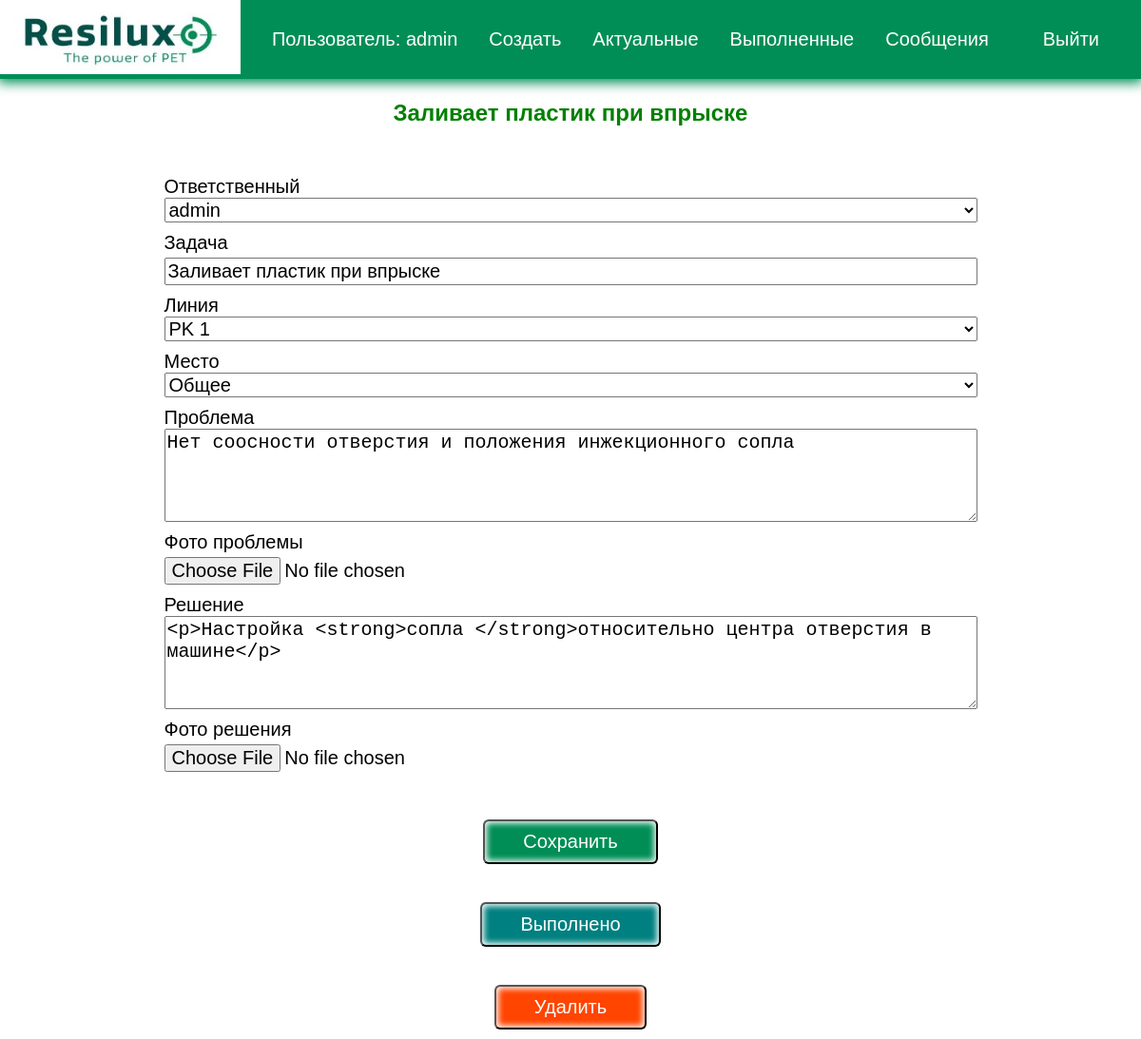
The page /tasks/tasks/9/ (signed in) on the database its author committed.
### tasks/models.py (models this page shows, shortened)
class Task(models.Model):
    title = models.CharField(max_length=100, verbose_name="Задача")
    lines = models.ForeignKey('Lines', on_delete=models.CASCADE, default="", verbose_name="Линия")
    place = models.ForeignKey('Place', on_delete=models.CASCADE, default="", verbose_name="Место")
    memo = models.TextField(blank=True, verbose_name="Проблема")
    memo_images = models.ImageField(upload_to="memo/%Y/%m/%d/", blank=True, verbose_name="Фото проблемы")
    decision = models.TextField(blank=True, verbose_name="Решение")
    decision_images = models.ImageField(upload_to="decision/%Y/%m/%d/", blank=True, verbose_name="Фото решения")
    created = models.DateField(auto_now_add=True, verbose_name="Создано")
    data_complete = models.DateField(blank=True, null=True, verbose_name="Дата решения")
    important = models.BooleanField(default=False, verbose_name="Важность")
    user = models.ForeignKey(User, on_delete=models.CASCADE, verbose_name="Ответственный")
    class Meta:
        verbose_name = "задача"
        verbose_name_plural = "задачи"

class Place(models.Model):
    place = models.CharField(max_length=100, verbose_name="Место")
    def __str__(self):
        return self.place
    class Meta:
        verbose_name = "место"
        verbose_name_plural = "места"

### tasks/views.py (the view, shortened to what this page needs)
# urls.py: path('tasks/<int:tasks_pk>/', views.view_task, name='viewtask'),
@login_required
def view_task(request, tasks_pk):
    task = get_object_or_404(Task, pk=tasks_pk)
    title = "Задача"
    if request.method == "GET":
        form = TaskForm(instance=task)
        contex = {
            'task': task,
            'form': form,
            'title': title,
        }
        return render(request, 'tasks/viewtask.html', contex)

### tasks/forms.py
class TaskForm(ModelForm):
    class Meta:
        model = Task
        fields = ['title', 'user', 'data_complete', 'lines', 'place', 'memo', 'memo_images', 'decision',
                  'decision_images', 'important']
        widgets = {
            'lines': forms.Select(attrs={'class': 'form-input'}),
            'place': forms.Select(attrs={'class': 'form-input'}),
            'memo': forms.Textarea(attrs={'rows': 4}),
            'decision': forms.Textarea(attrs={'rows': 4}),
        }

### tasks/models.py (called while the page is built)
    def __str__(self):
        return self.line

### tasks/templates/tasks/viewtask.html (shortened to what this page needs)
{% extends 'tasks/base.html' %}
{% block content %}
<h2>{{ task.title }}</h2>
<form method="post" class="bg" enctype="multipart/form-data">
    {{ form.user.label }} {{ form.user }}
    {{ form.title.label }} {{ form.title }}
    {{ form.lines.label }} {{ form.lines }}
    {{ form.place.label }} {{ form.place }}
    {{ form.memo.label }} {{ form.memo }}
    {{ form.memo_images.label }} {{ form.memo_images }}
    {{ form.decision.label }} {{ form.decision  }}
    {{ form.decision_images.label }} {{ form.decision_images }}
    <div class="center">
        <button class="btn">Сохранить</button>
    </div>
</form>
<form action="{% url 'completetask' task.id %}" method="post" enctype="multipart/form-data">
    <button class="btn good">Выполнено</button>
</form>
<form action="{% url 'deletetask' task.id %}" method="post" enctype="multipart/form-data">
    <button class="btn remove">Удалить</button>
</form>
</div>
{% endblock %}

### tasks/templates/tasks/base.html (shortened to what this page needs)
<!DOCTYPE html>
{% load static %}
<html lang="ru">
<head>
    <link rel="stylesheet" href="{% static 'css/style.css' %}">
</head>
<body>
<div class="menu">
    <div class="wrap_menu">
        <ul>
            <div class="logo">
                <a href="{% url 'index' %}">
                    <img src="{% static 'tasks/resilux.png' %}" alt="">
                </a>
            </div>
            {% if user.is_authenticated %}
            <li class="logo">Пользователь: {{ user.username}}</li>
            <li><a href="{% url 'createtask' %}">Создать</a></li>
            <li><a href="{% url 'currenttasks' %}">Актуальные</a></li>
            <li><a href="{% url 'completedtasks' %}">Выполненные</a></li>
            <li><a href="{% url 'inbox' %}">Сообщения</a></li>
            <li>
                <form action="{% url 'logoutuser' %}" method="post">
                    <button class="top">Выйти</button>
                </form>
            </li>
            {% else %}
            <li><a href="{% url 'signupuser' %}">Зарегистрироваться</a></li>
            <li><a href="{% url 'completedtasks' %}">Выполненные</a></li>
            <li><a href="{% url 'loginuser' %}">Войти</a></li>
            {% endif %}
        </ul>
    </div>
</div>
<div class="content">
    <div class="wrap">
        {% block content %}
        {% endblock %}
    </div>
</body>
</html>

### tasks/static/css/style.css (style rules this page uses)
body { padding: 0; margin: 0; font-family: Verdana, Geneva, Tahoma, sans-serif; background: #00f291; }
.wrap { max-width: 1400px; margin: auto; padding: 10px 30px; box-sizing: border-box; background: #fff; min-height: 100vh; }
.menu { background: #008e56; box-shadow: 0 2px 12px 2px #008e56; position: fixed; top: 0; width: 100%; }
.menu ul { list-style: none; padding: 0 20px 0 0; display: flex; justify-content: space-between; align-items: center; font-size: 20px; margin: 0; }
.menu a, .menu li { color: #fff; text-decoration: none; }
.content .wrap { display: flex; flex-direction: column; align-items: center; margin-top: 80px; }
h1, h2 { color: green; margin: 15px 0; }
.btn { background: #008e56; color: #fff; border-radius: 6px; box-shadow: inset 0 0 6px 2px #fff; padding: 10px 40px; margin-top: 40px; font-size: 20px; cursor: pointer; }
.bg { display: flex; flex-direction: column; width: 75%; font-size: 20px; }
.bg select { font-size: 20px; margin-bottom: 10px; }
.bg textarea { font-size: 20px; margin-bottom: 10px; text-decoration: none; }
.center { text-align: center; }
input { width: 100%; box-sizing: border-box; margin-top: 4px; margin-bottom: 10px; }
.top { padding: 4px 24px; margin-top: 0; background: transparent; border: none; color: #fff; box-shadow: none; font-size: 20px; }
.but select,textarea, input { display: flex; align-items: flex-end; font-size: 20px; }
.good { background: teal; }
.remove { background: orangered; }

### rows shown on the page
Task: title "Заливает пластик при впрыске", user "admin", lines "PK 1", memo "Нет соосности отверстия и положения инжекционного сопла", decision "<p>Настройка <strong>сопла </strong>относительно центра отверстия в машине</p>"
Place: place "Общее"

### other values the page prints
{{ user.username }} "admin"
